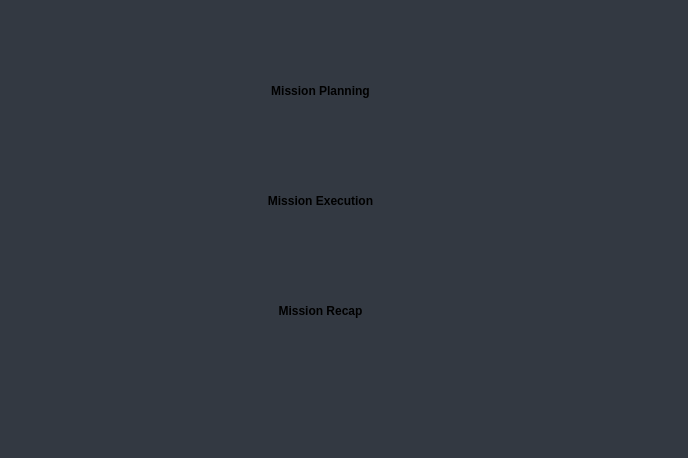
<?xml version="1.0" encoding="UTF-8"?>
<ui version="4.0">
 <class>Options</class>
 <widget class="QWidget" name="Options">
  <property name="geometry">
   <rect>
    <x>0</x>
    <y>0</y>
    <width>688</width>
    <height>458</height>
   </rect>
  </property>
  <property name="palette">
   <palette>
    <active>
     <colorrole role="Base">
      <brush brushstyle="SolidPattern">
       <color alpha="255">
        <red>255</red>
        <green>255</green>
        <blue>255</blue>
       </color>
      </brush>
     </colorrole>
     <colorrole role="Window">
      <brush brushstyle="SolidPattern">
       <color alpha="255">
        <red>51</red>
        <green>57</green>
        <blue>66</blue>
       </color>
      </brush>
     </colorrole>
    </active>
    <inactive>
     <colorrole role="Base">
      <brush brushstyle="SolidPattern">
       <color alpha="255">
        <red>255</red>
        <green>255</green>
        <blue>255</blue>
       </color>
      </brush>
     </colorrole>
     <colorrole role="Window">
      <brush brushstyle="SolidPattern">
       <color alpha="255">
        <red>51</red>
        <green>57</green>
        <blue>66</blue>
       </color>
      </brush>
     </colorrole>
    </inactive>
    <disabled>
     <colorrole role="Base">
      <brush brushstyle="SolidPattern">
       <color alpha="255">
        <red>51</red>
        <green>57</green>
        <blue>66</blue>
       </color>
      </brush>
     </colorrole>
     <colorrole role="Window">
      <brush brushstyle="SolidPattern">
       <color alpha="255">
        <red>51</red>
        <green>57</green>
        <blue>66</blue>
       </color>
      </brush>
     </colorrole>
    </disabled>
   </palette>
  </property>
  <property name="windowTitle">
   <string>Form</string>
  </property>
  <widget class="QPushButton" name="missionPlanningButton">
   <property name="geometry">
    <rect>
     <x>230</x>
     <y>50</y>
     <width>181</width>
     <height>81</height>
    </rect>
   </property>
   <property name="styleSheet">
    <string notr="true"> QPushButton { 
background-color: &quot;#CCD1D9&quot;; 
color: &quot;#434A54&quot;; 
border-radius: 10px;
font-weight: bold;
border: none; 
}
 QPushButton:pressed {
     background-color: #E6E9ED
 }</string>
   </property>
   <property name="text">
    <string>Mission Planning</string>
   </property>
  </widget>
  <widget class="QPushButton" name="missionExecutionButton">
   <property name="geometry">
    <rect>
     <x>230</x>
     <y>160</y>
     <width>181</width>
     <height>81</height>
    </rect>
   </property>
   <property name="styleSheet">
    <string notr="true"> QPushButton { 
background-color: &quot;#CCD1D9&quot;; 
color: &quot;#434A54&quot;; 
border-radius: 10px;
font-weight: bold;
border: none; 
}
 QPushButton:pressed {
     background-color: #E6E9ED
 }</string>
   </property>
   <property name="text">
    <string>Mission Execution</string>
   </property>
  </widget>
  <widget class="QPushButton" name="missionRecapButton">
   <property name="geometry">
    <rect>
     <x>230</x>
     <y>270</y>
     <width>181</width>
     <height>81</height>
    </rect>
   </property>
   <property name="styleSheet">
    <string notr="true"> QPushButton { 
background-color: &quot;#CCD1D9&quot;; 
color: &quot;#434A54&quot;; 
border-radius: 10px;
font-weight: bold;
border: none; 
}
 QPushButton:pressed {
     background-color: #E6E9ED
 }</string>
   </property>
   <property name="text">
    <string>Mission Recap</string>
   </property>
  </widget>
 </widget>
 <resources/>
 <connections>
  <connection>
   <sender>missionPlanningButton</sender>
   <signal>clicked()</signal>
   <receiver>Options</receiver>
   <slot>on_missionPlanningButton_clicked()</slot>
   <hints>
    <hint type="sourcelabel">
     <x>264</x>
     <y>91</y>
    </hint>
    <hint type="destinationlabel">
     <x>468</x>
     <y>111</y>
    </hint>
   </hints>
  </connection>
  <connection>
   <sender>missionExecutionButton</sender>
   <signal>clicked()</signal>
   <receiver>Options</receiver>
   <slot>on_missionExecutionButton_clicked()</slot>
   <hints>
    <hint type="sourcelabel">
     <x>374</x>
     <y>196</y>
    </hint>
    <hint type="destinationlabel">
     <x>450</x>
     <y>196</y>
    </hint>
   </hints>
  </connection>
  <connection>
   <sender>missionRecapButton</sender>
   <signal>clicked()</signal>
   <receiver>Options</receiver>
   <slot>on_missionRecapButton_clicked()</slot>
   <hints>
    <hint type="sourcelabel">
     <x>377</x>
     <y>309</y>
    </hint>
    <hint type="destinationlabel">
     <x>454</x>
     <y>304</y>
    </hint>
   </hints>
  </connection>
 </connections>
 <slots>
  <slot>on_missionPlanningButton_clicked()</slot>
  <slot>on_missionExecutionButton_clicked()</slot>
  <slot>on_missionRecapButton_clicked()</slot>
 </slots>
</ui>
